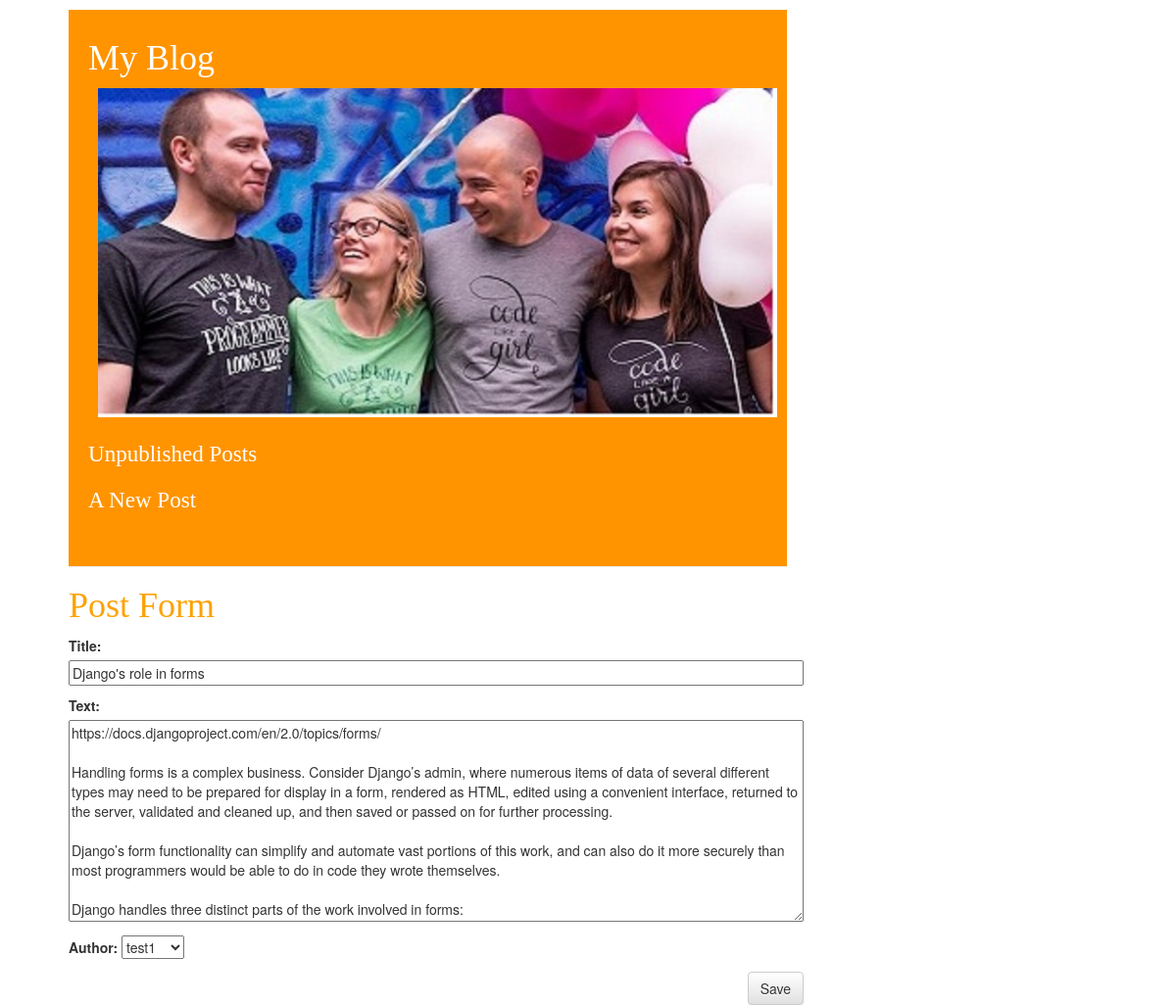
Page /post/8/edit/ on the earlier database version.
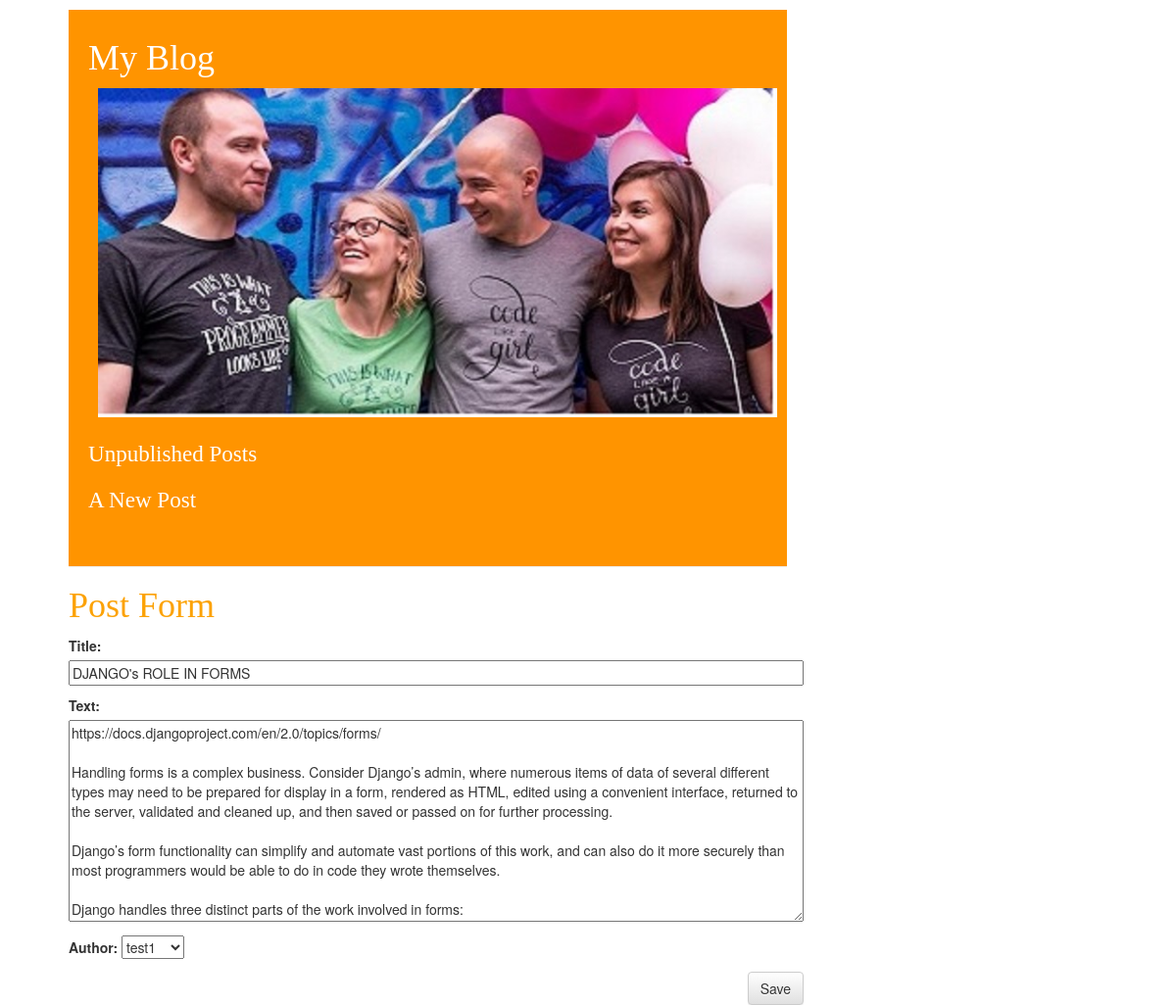
Same page on the later database version.
### blog/models.py (models this page shows, shortened)
class Post(models.Model):
    author = models.ForeignKey(Author, on_delete=models.CASCADE)
    title = models.CharField(max_length=500)
    text = models.TextField()
    created_date = models.DateTimeField(
            default=timezone.now)
    published_date = models.DateTimeField(
            blank=True, null=True)

### blog/views.py (the view)
# urls.py: url(r'^post/(?P<pk>\d+)/edit/$', views.post_edit, name='post_edit'),
def post_edit(request, pk):
    post = get_object_or_404(Post, pk=pk)
    if request.method == "POST":
        form = PostForm(request.POST, instance=post)
        if form.is_valid():
            post = form.save(commit=False)
            post.created_date = timezone.now()
            post.save()
            return redirect('post_detail', pk=post.pk)
    else:
        form = PostForm(instance=post)
    return render(request, 'blog/post_edit.html', {'form': form})

### blog/forms.py
class PostForm(forms.ModelForm):
    class Meta:
        model = Post
        fields = ('title', 'text', 'author')

### blog/models.py (called while the page is built)
    def __str__(self):
        return self.full_name   #

### blog/templates/blog/post_edit.html (shortened to what this page needs)
{% extends 'blog/base.html' %}
{% block content %}
          <div>
            <h1>
              <a href="{% url 'post_list' %}">
                  Post Form
              </a>
            </h1>
          </div>
           <div>
               <form method="POST" class="post-form">
                 {{ form.as_p}}
                 <button type="submit" class="save btn btn-default">
                   Save
                 </button>
               </form>
            </div>
{% endblock %}

Differences in the rows shown:
changed Post "test1": title "Django's role in forms" → "DJANGO's ROLE IN FORMS"
